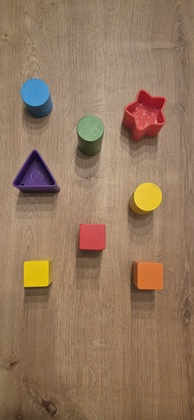
%> input picture LAB2/test1.jpg, 194 x 420 px, shrunk from 946 x 2048 before the run
$ octave analyzeImage.m   (GNU Octave 9; MATLAB toolbox functions it lacks are replaced by stand-ins)
%> lines starting %> are read from the running program, lines starting %| are printed output that depends on the picture; in (x1, y1, x2, y2) boxes, pixels count from 0 and x2, y2 are one past the last pixel; in counts of white or black regions, pixels touching at a corner belong together; the program's own positions count from 1
### LAB2/analyzeRegions.m
function properties = analyzeRegions(BW)

properties = regionprops(BW, ...
    'BoundingBox', ...
    'Area', ...
    'Circularity', ...
    'Eccentricity', ...
    'Extent', ...
    'Solidity', ...
    'Perimeter', ...
    'MajorAxisLength', ...
    'MinorAxisLength' ...
);

end

### LAB2/cleanMask.m
function BW = cleanMask(BW)

se = strel('disk', 3);
BW = imopen(BW, se);

BW = imfill(BW, 'holes');

BW = bwareaopen(BW, 300);

se = strel('disk', 2);
BW = imclose(BW, se);

end

### LAB2/segBlack.m
function [BW,maskedRGBImage] = segBlack(RGB)

% Convert RGB image to chosen color space
I = rgb2hsv(RGB);

% Define thresholds for channel 1 based on histogram settings
channel1Min = 0.000;
channel1Max = 1.000;

% Define thresholds for channel 2 based on histogram settings
channel2Min = 0.000;
channel2Max = 0.162;

% Define thresholds for channel 3 based on histogram settings
channel3Min = 0.000;
channel3Max = 0.210;

% Create mask based on chosen histogram thresholds
sliderBW = (I(:,:,1) >= channel1Min ) & (I(:,:,1) <= channel1Max) & ...
    (I(:,:,2) >= channel2Min ) & (I(:,:,2) <= channel2Max) & ...
    (I(:,:,3) >= channel3Min ) & (I(:,:,3) <= channel3Max);
BW = sliderBW;

% Initialize output masked image based on input image.
maskedRGBImage = RGB;

% Set background pixels where BW is false to zero.
maskedRGBImage(repmat(~BW,[1 1 3])) = 0;

end

### LAB2/segBlue.m
function [BW,maskedRGBImage] = segBlue(RGB)

% Convert RGB image to chosen color space
I = rgb2hsv(RGB);

% Define thresholds for channel 1 based on histogram settings
channel1Min = 0.504;
channel1Max = 0.592;

% Define thresholds for channel 2 based on histogram settings
channel2Min = 0.428;
channel2Max = 0.993;

% Define thresholds for channel 3 based on histogram settings
channel3Min = 0.445;
channel3Max = 1.000;

% Create mask based on chosen histogram thresholds
sliderBW = (I(:,:,1) >= channel1Min ) & (I(:,:,1) <= channel1Max) & ...
    (I(:,:,2) >= channel2Min ) & (I(:,:,2) <= channel2Max) & ...
    (I(:,:,3) >= channel3Min ) & (I(:,:,3) <= channel3Max);
BW = sliderBW;

% Initialize output masked image based on input image.
maskedRGBImage = RGB;

% Set background pixels where BW is false to zero.
maskedRGBImage(repmat(~BW,[1 1 3])) = 0;

end

### LAB2/segGreen.m
function [BW,maskedRGBImage] = segGreen(RGB)

% Convert RGB image to chosen color space
I = rgb2hsv(RGB);

% Define thresholds for channel 1 based on histogram settings
channel1Min = 0.354;
channel1Max = 0.440;

% Define thresholds for channel 2 based on histogram settings
channel2Min = 0.188;
channel2Max = 1.000;

% Define thresholds for channel 3 based on histogram settings
channel3Min = 0.000;
channel3Max = 1.000;

% Create mask based on chosen histogram thresholds
sliderBW = (I(:,:,1) >= channel1Min ) & (I(:,:,1) <= channel1Max) & ...
    (I(:,:,2) >= channel2Min ) & (I(:,:,2) <= channel2Max) & ...
    (I(:,:,3) >= channel3Min ) & (I(:,:,3) <= channel3Max);
BW = sliderBW;

% Initialize output masked image based on input image.
maskedRGBImage = RGB;

% Set background pixels where BW is false to zero.
maskedRGBImage(repmat(~BW,[1 1 3])) = 0;

end

### LAB2/segGrey.m
function [BW,maskedRGBImage] = segGrey(RGB)

% Convert RGB image to chosen color space
I = rgb2hsv(RGB);

% Define thresholds for channel 1 based on histogram settings
channel1Min = 0.271;
channel1Max = 0.503;

% Define thresholds for channel 2 based on histogram settings
channel2Min = 0.012;
channel2Max = 0.143;

% Define thresholds for channel 3 based on histogram settings
channel3Min = 0.651;
channel3Max = 1.000;

% Create mask based on chosen histogram thresholds
sliderBW = (I(:,:,1) >= channel1Min ) & (I(:,:,1) <= channel1Max) & ...
    (I(:,:,2) >= channel2Min ) & (I(:,:,2) <= channel2Max) & ...
    (I(:,:,3) >= channel3Min ) & (I(:,:,3) <= channel3Max);
BW = sliderBW;

% Initialize output masked image based on input image.
maskedRGBImage = RGB;

% Set background pixels where BW is false to zero.
maskedRGBImage(repmat(~BW,[1 1 3])) = 0;

end

### LAB2/segNavy.m
function [BW,maskedRGBImage] = segNavy(RGB)

% Convert RGB image to chosen color space
I = rgb2hsv(RGB);

% Define thresholds for channel 1 based on histogram settings
channel1Min = 0.515;
channel1Max = 0.692;

% Define thresholds for channel 2 based on histogram settings
channel2Min = 0.143;
channel2Max = 1.000;

% Define thresholds for channel 3 based on histogram settings
channel3Min = 0.000;
channel3Max = 1.000;

% Create mask based on chosen histogram thresholds
sliderBW = (I(:,:,1) >= channel1Min ) & (I(:,:,1) <= channel1Max) & ...
    (I(:,:,2) >= channel2Min ) & (I(:,:,2) <= channel2Max) & ...
    (I(:,:,3) >= channel3Min ) & (I(:,:,3) <= channel3Max);
BW = sliderBW;

% Initialize output masked image based on input image.
maskedRGBImage = RGB;

% Set background pixels where BW is false to zero.
maskedRGBImage(repmat(~BW,[1 1 3])) = 0;

end

### LAB2/segPink.m
function [BW,maskedRGBImage] = segPink(RGB)

% Convert RGB image to chosen color space
I = rgb2hsv(RGB);

% Define thresholds for channel 1 based on histogram settings
channel1Min = 0.789;
channel1Max = 0.983;

% Define thresholds for channel 2 based on histogram settings
channel2Min = 0.074;
channel2Max = 1.000;

% Define thresholds for channel 3 based on histogram settings
channel3Min = 0.694;
channel3Max = 1.000;

% Create mask based on chosen histogram thresholds
sliderBW = (I(:,:,1) >= channel1Min ) & (I(:,:,1) <= channel1Max) & ...
    (I(:,:,2) >= channel2Min ) & (I(:,:,2) <= channel2Max) & ...
    (I(:,:,3) >= channel3Min ) & (I(:,:,3) <= channel3Max);
BW = sliderBW;

% Initialize output masked image based on input image.
maskedRGBImage = RGB;

% Set background pixels where BW is false to zero.
maskedRGBImage(repmat(~BW,[1 1 3])) = 0;

end

### LAB2/segRed.m
function [BW,maskedRGBImage] = segRed(RGB)

% Convert RGB image to chosen color space
I = rgb2hsv(RGB);

% Define thresholds for channel 1 based on histogram settings
channel1Min = 0.934;
channel1Max = 0.011;

% Define thresholds for channel 2 based on histogram settings
channel2Min = 0.509;
channel2Max = 1.000;

% Define thresholds for channel 3 based on histogram settings
channel3Min = 0.116;
channel3Max = 1.000;

% Create mask based on chosen histogram thresholds
sliderBW = ( (I(:,:,1) >= channel1Min) | (I(:,:,1) <= channel1Max) ) & ...
    (I(:,:,2) >= channel2Min ) & (I(:,:,2) <= channel2Max) & ...
    (I(:,:,3) >= channel3Min ) & (I(:,:,3) <= channel3Max);
BW = sliderBW;

% Initialize output masked image based on input image.
maskedRGBImage = RGB;

% Set background pixels where BW is false to zero.
maskedRGBImage(repmat(~BW,[1 1 3])) = 0;

end

### LAB2/segWhite.m
function [BW,maskedRGBImage] = segWhite(RGB)

% Convert RGB image to chosen color space
I = rgb2hsv(RGB);

% Define thresholds for channel 1 based on histogram settings
channel1Min = 0.000;
channel1Max = 0.999;

% Define thresholds for channel 2 based on histogram settings
channel2Min = 0.028;
channel2Max = 0.083;

% Define thresholds for channel 3 based on histogram settings
channel3Min = 0.924;
channel3Max = 1.000;

% Create mask based on chosen histogram thresholds
sliderBW = (I(:,:,1) >= channel1Min ) & (I(:,:,1) <= channel1Max) & ...
    (I(:,:,2) >= channel2Min ) & (I(:,:,2) <= channel2Max) & ...
    (I(:,:,3) >= channel3Min ) & (I(:,:,3) <= channel3Max);
BW = sliderBW;

% Initialize output masked image based on input image.
maskedRGBImage = RGB;

% Set background pixels where BW is false to zero.
maskedRGBImage(repmat(~BW,[1 1 3])) = 0;

end

### LAB2/segYellow.m
function [BW,maskedRGBImage] = segYellow(RGB)

% Convert RGB image to chosen color space
I = rgb2hsv(RGB);

% Define thresholds for channel 1 based on histogram settings
channel1Min = 0.078;
channel1Max = 0.165;

% Define thresholds for channel 2 based on histogram settings
channel2Min = 0.475;
channel2Max = 1.000;

% Define thresholds for channel 3 based on histogram settings
channel3Min = 0.000;
channel3Max = 1.000;

% Create mask based on chosen histogram thresholds
sliderBW = (I(:,:,1) >= channel1Min ) & (I(:,:,1) <= channel1Max) & ...
    (I(:,:,2) >= channel2Min ) & (I(:,:,2) <= channel2Max) & ...
    (I(:,:,3) >= channel3Min ) & (I(:,:,3) <= channel3Max);
BW = sliderBW;

% Initialize output masked image based on input image.
maskedRGBImage = RGB;

% Set background pixels where BW is false to zero.
maskedRGBImage(repmat(~BW,[1 1 3])) = 0;

end

### LAB2/analyzeImage.m
img = imread('test1.jpg');
%> img is the input picture: size 420x194x3 uint8; mean R, G, B 147.9, 120, 95.3
output = img;

%% lista kolorów i funkcji
colors = {
    'green', @segGreen;
    'red', @segRed;
    'blue', @segBlue;
    'yellow', @segYellow;
    'pink', @segPink;
    'grey', @segGrey;
    'black', @segBlack;
    'navy', @segNavy;
    'white', @segWhite
};

for k = 1:size(colors,1)

    colorName = colors{k,1};
    segmentFunc = colors{k,2};

    [BW, ~] = segmentFunc(img);
    BW = cleanMask(BW);

    properties = analyzeRegions(BW);

    for i = 1:length(properties)

        if properties(i).Area < 300
            continue;
        end

    shape = classifyShape(properties(i));

        label = [colorName ' ' shape];

        output = insertObjectAnnotation(output, ...
            'rectangle', ...
            properties(i).BoundingBox, ...
            label);
    end
end
%> this loop made 9 passes
%> pass 2, `[BW, ~] = segmentFunc(img);`:
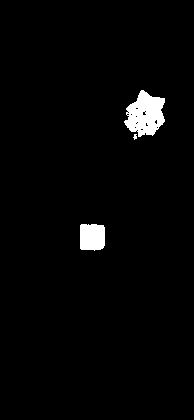
%> BW: size 420x194 logical; 2.3% white; 3 white regions (1 under 20 px), largest, box (x1, y1, x2, y2) and area: (124, 90, 165, 137) 1256, (80, 224, 105, 251) 628
%> pass 2, in cleanMask (call 2), `BW = imfill(BW, 'holes');`:
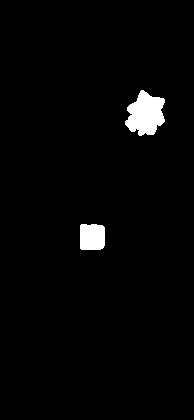
%> BW: size 420x194 logical; 2.3% white; 2 white regions, box (x1, y1, x2, y2) and area: (125, 90, 165, 136) 1242, (80, 224, 105, 250) 625
%> after the loop:
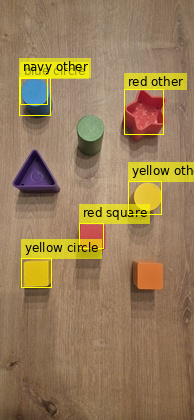
%> output: size 420x194x3 uint8; 9.14% of pixels changed, all inside (x1, y1, x2, y2) = (19, 58, 194, 288)

imshow(output);

$ run again, with LAB2/test2.png saved as LAB2/test1.jpg
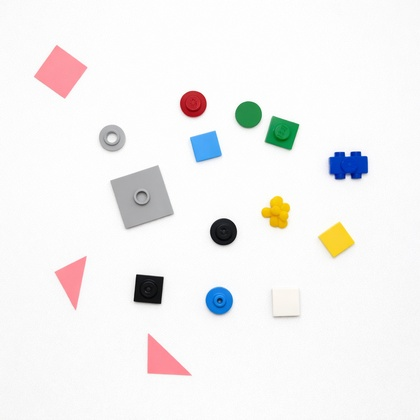
%> input picture LAB2/test2.png, 420 x 420 px, shrunk from 1024 x 1024 before the run
%> img is the input picture: size 420x420x3 uint8; mean R, G, B 243.1, 242.2, 241.8
%> the loop `for k = 1:size(colors,1)` made 9 passes
%> properties on passes 5 to 6: 0 regions, 0 regions
%> pass 1, `[BW, ~] = segmentFunc(img);`:
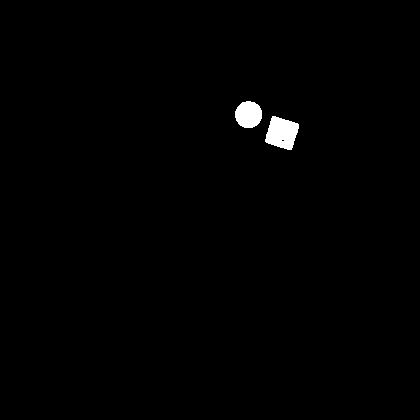
%> BW: size 420x420 logical; 0.79% white; 2 white regions, box (x1, y1, x2, y2) and area: (265, 116, 299, 150) 805, (235, 101, 262, 128) 580
%> after the loop `for k = 1:size(colors,1)`:
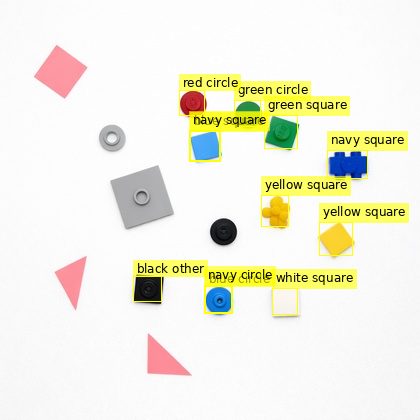
%> output: size 420x420x3 uint8; 9.16% of pixels changed, all inside (x1, y1, x2, y2) = (133, 74, 409, 315)
